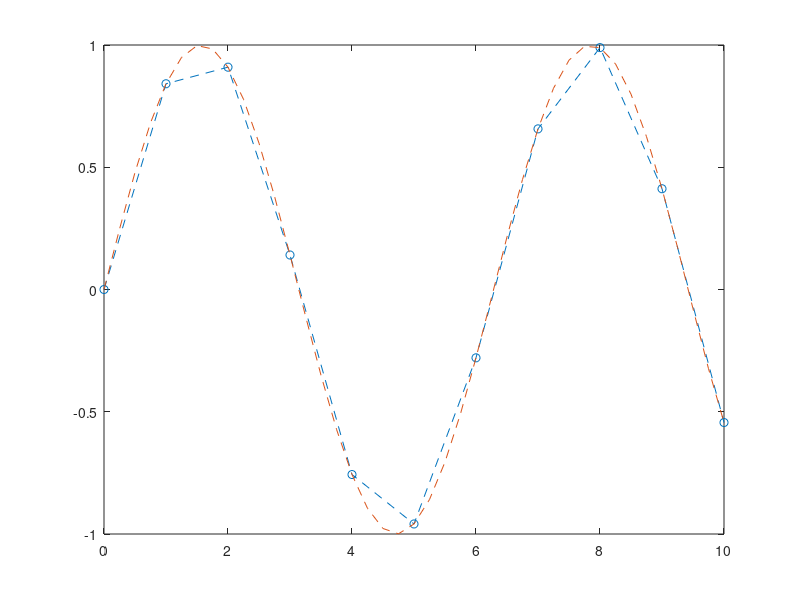

Recreate this plot in MATLAB.
clc 
clear all
close all
x=0:10;
%y=[0 .8415 .9093 .1411 -0.7568 -0.9589 -0.2794];
y=sin(x);
xm=[0:0.25:10];
for k=1:length(xm)
    s=0;
    
for i=1:length(x)
    co=1;
   for j=1:length(x)
       if i~=j
           co=co.*(xm(k)-x(j))/(x(i)-x(j))
       end
   end
   s=s+co*y(i);
end

  ym(k)=s;  
    
end
plot(x,y,'--o');
hold on 
plot(xm,ym,'--');